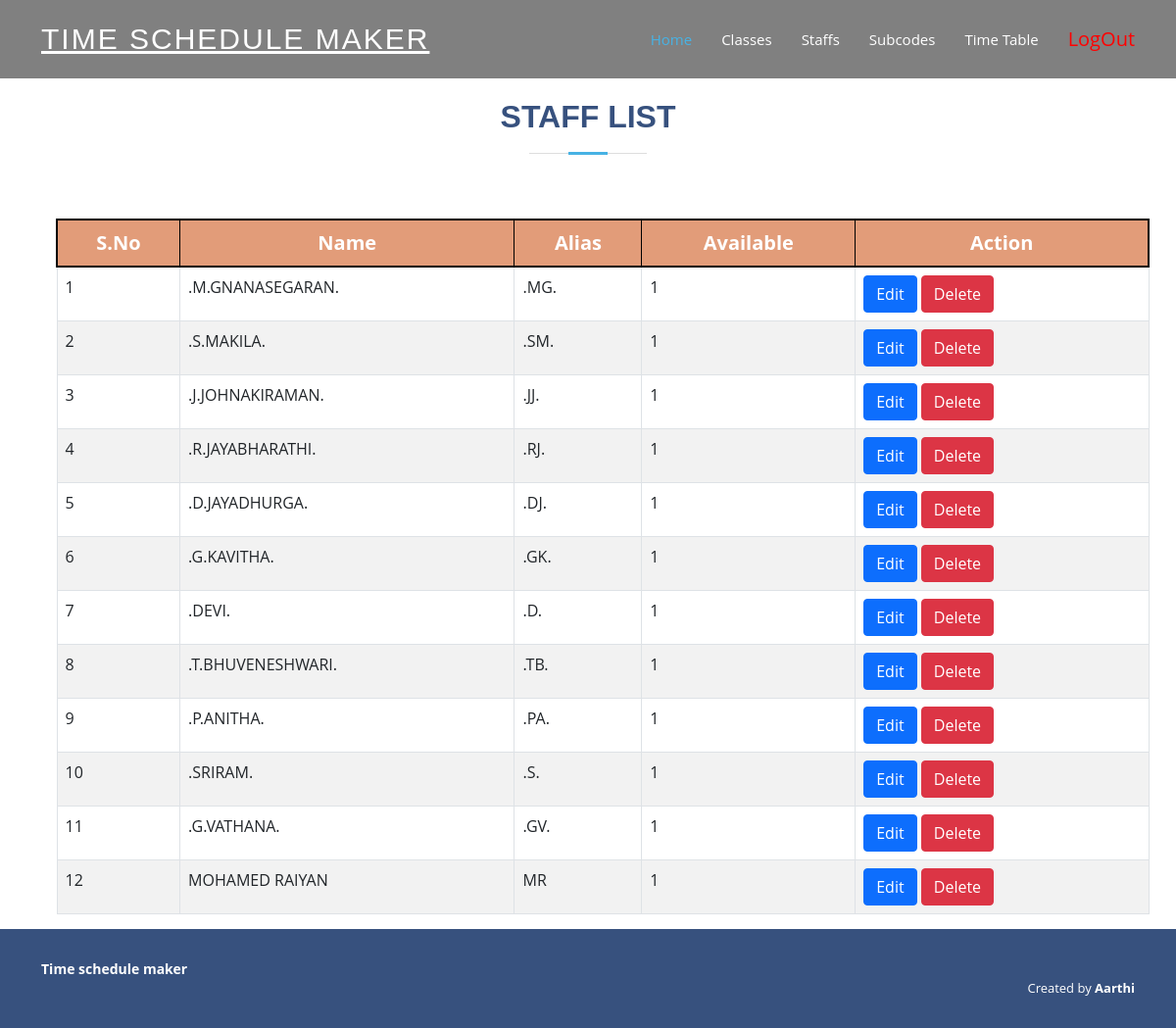
/admin/index.php?info=staffs (signed in), run on an earlier commit of the app's database.
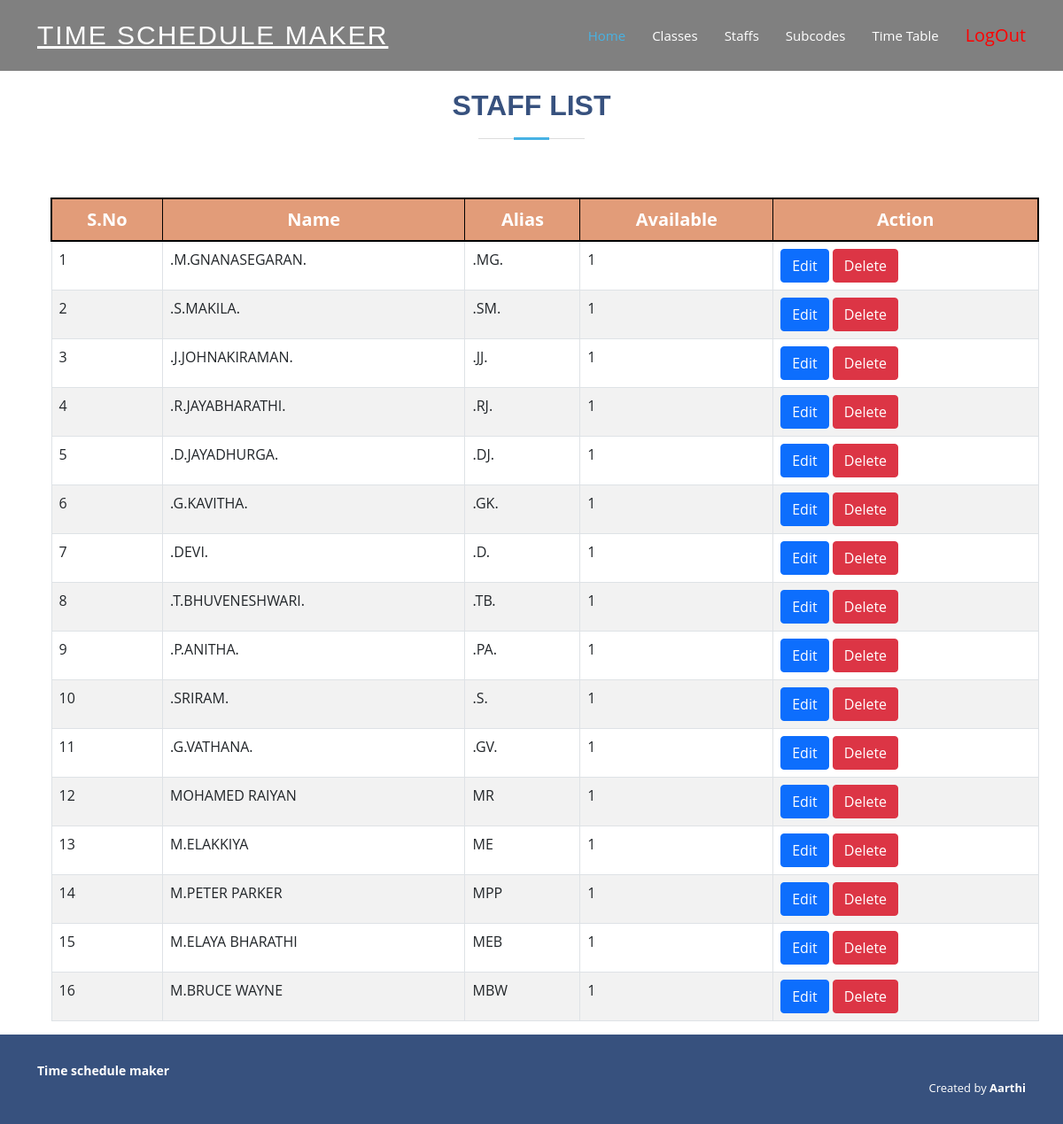
And on a later commit of the database.
### tables this page shows
CREATE TABLE `staffs` (
  `id` int(11) NOT NULL,
  `name` varchar(30) NOT NULL,
  `email` varchar(50) DEFAULT NULL,
  `password` varchar(40) DEFAULT NULL,
  `alias` varchar(10) NOT NULL,
  `is_available` tinyint(1) NOT NULL
);

### admin/staffs.php (the view, shortened to what this page needs)
<?php
extract($_POST);
?>
<div class="container" style="margin-top:100px;">
        <div class="section-title">
          <h2>Staff List</h2>
        </div>
<table class='table table-responsive table-bordered table-striped table-hover' style=margin:15px;>
<tr style="font-size:20px;text-align:center;border:2px solid black;background-color: #EEA47F;color:white;">
    <th>S.No</th>
    <th>Name</th>
    <th>Alias</th>
    <th>Available</th>
    <th>Action</th>
  </tr>
  <?php
  $i=1;
	$que=mysqli_query($con,"select * from staffs");
	while($row=mysqli_fetch_array($que))
	{
  ?>
  <tr>
    <td><?php echo $i;?></td>
    <td><?php echo $row['name'];?></td>
    <td><?php echo $row['alias'];?></td>
    <td><?php echo $row['is_available'];?></td>
    <td>
    <a href="index.php?info=edit_staff&staff_id=<?php echo$row['id']?>" class="btn btn-primary">Edit</a>
    <a href="index.php?info=staffs&delete_id=<?php echo$row['id']?>" class="btn btn-danger">Delete</a>
</td>
  </tr>
  <?php
  $i++;
  }
  ?>
</table>
</div>

What changed in the data, as far as the page shows it:
added staffs: name "M.ELAKKIYA", alias "ME", is_available "1"
added staffs: name "M.PETER PARKER", alias "MPP", is_available "1"
added staffs: name "M.ELAYA BHARATHI", alias "MEB", is_available "1"
added staffs: name "M.BRUCE WAYNE", alias "MBW", is_available "1"
